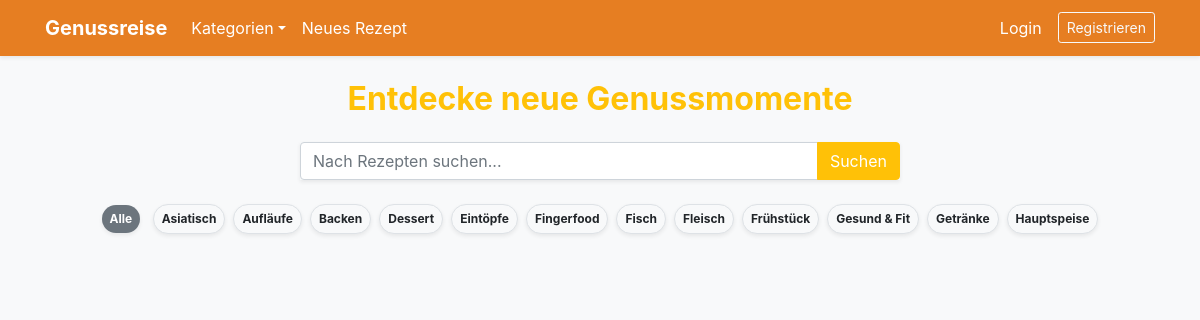
Before: / with the older database file.
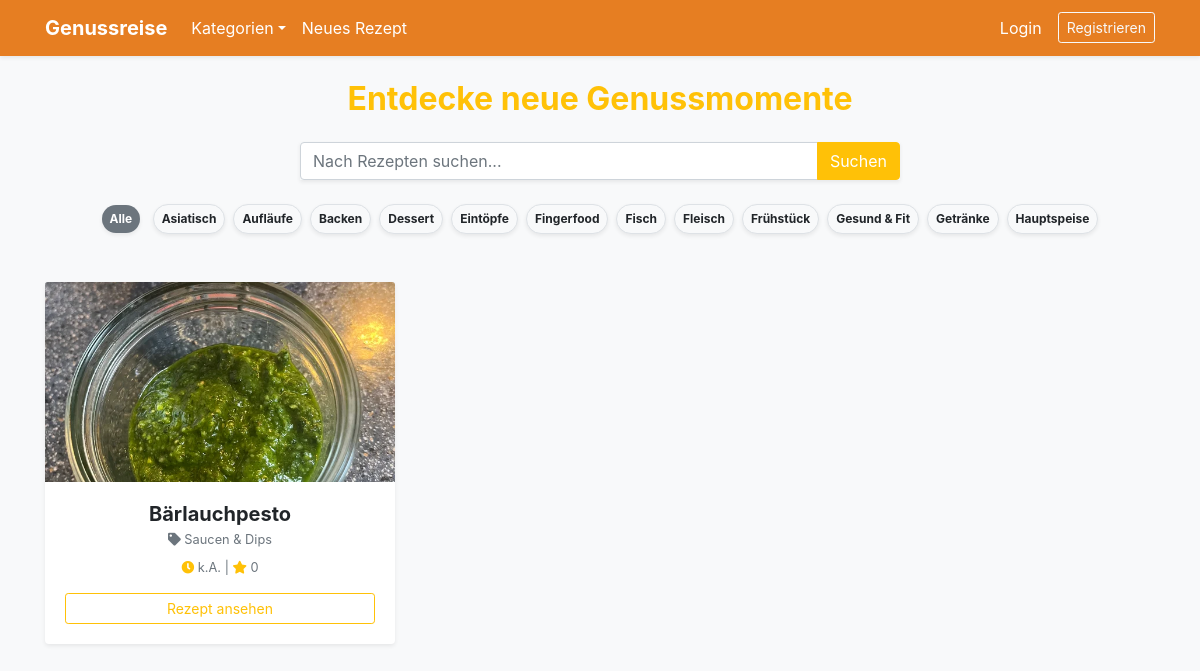
After: the same page with the newer database file.
### app.py (models this page shows)
class Category(db.Model):
    id = db.Column(db.Integer, primary_key=True)
    name = db.Column(db.String(50), unique=True, nullable=False)
    recipes = db.relationship('Recipe', backref='category_rel', lazy=True)

class Recipe(db.Model):
    id = db.Column(db.Integer, primary_key=True)
    name = db.Column(db.String(100), nullable=False)
    instructions = db.Column(db.Text, nullable=False)
    image_file = db.Column(db.String(100), nullable=False, default='default.jpg')
    prep_time = db.Column(db.Integer, default=0)
    cook_time = db.Column(db.Integer, default=0)
    rest_time = db.Column(db.Integer, default=0)
    servings = db.Column(db.Integer, default=1)
    calories = db.Column(db.Integer, default=0)
    protein = db.Column(db.Float, default=0.0)
    carbs = db.Column(db.Float, default=0.0)
    fat = db.Column(db.Float, default=0.0)
    rating_sum = db.Column(db.Integer, default=0)
    rating_count = db.Column(db.Integer, default=0)
    user_id = db.Column(db.Integer, db.ForeignKey('user.id'), nullable=False)
    category_id = db.Column(db.Integer, db.ForeignKey('category.id'), nullable=True)
    ingredients = db.relationship('Ingredient', backref='recipe', lazy=True, cascade="all, delete-orphan")
    comments = db.relationship('Comment', backref='recipe', lazy=True, cascade="all, delete-orphan")
    @property
    def total_time_formatted(self):
        total = (self.prep_time or 0) + (self.cook_time or 0) + (self.rest_time or 0)
        if total == 0: return "k.A."
        if total >= 60:
            h, m = total // 60, total % 60
            return f"{h} Std. {m} Min." if m > 0 else f"{h} Std."
        return f"{total} Min."

### app.py (the view)
@app.route("/")
def index():
    page = request.args.get('page', 1, type=int)
    search = request.args.get('search')
    if search:
        pagination = Recipe.query.filter((Recipe.name.contains(search)) | (Recipe.instructions.contains(search))).order_by(Recipe.id.desc()).paginate(page=page, per_page=9)
    else:
        pagination = Recipe.query.order_by(Recipe.id.desc()).paginate(page=page, per_page=9)
    for r in pagination.items:
        r.avg_rating = round(r.rating_sum / r.rating_count, 1) if r.rating_count > 0 else 0
    return render_template('index.html', recipes=pagination, search_query=search)

### app.py (called while the page is built)
@app.context_processor
def inject_categories():
    return dict(all_categories=Category.query.order_by(Category.name).all())

### templates/index.html (shortened to what this page needs)
{% extends "base.html" %}
{% block content %}
<div class="mb-4 text-center">
    <h2 class="text-warning font-weight-bold mb-4">{% if current_category %}Kategorie: {{ current_category.name }}{% else %}Entdecke neue Genussmomente{% endif %}</h2>
    <form action="{{ url_for('index') }}" method="GET" class="input-group shadow-sm mb-4 mx-auto" style="max-width: 600px;">
        <input type="text" name="search" class="form-control" placeholder="Nach Rezepten suchen..." value="{{ search_query or '' }}">
        <div class="input-group-append"><button class="btn btn-warning text-white" type="submit">Suchen</button></div>
    </form>
    <div class="mb-5">
        <a href="{{ url_for('index') }}" class="badge badge-pill badge-secondary p-2 mx-1 shadow-sm">Alle</a>
        {% for cat in all_categories[:12] %}<a href="{{ url_for('recipes_in_category', category_id=cat.id) }}" class="badge badge-pill {% if current_category and current_category.id == cat.id %}badge-warning text-white{% else %}badge-light border{% endif %} p-2 mx-1 shadow-sm">{{ cat.name }}</a>{% endfor %}
    </div>
</div>
<div class="row">
    {% for recipe in recipes.items %}
    <div class="col-md-4 mb-4">
        <div class="card h-100 border-0 shadow-sm" style="transition: 0.3s;" onmouseover="this.style.transform='translateY(-5px)'" onmouseout="this.style.transform='translateY(0)'">
            <img src="{{ url_for('static', filename='uploads/' + recipe.image_file) }}" class="card-img-top" style="height: 200px; object-fit: cover;">
            <div class="card-body text-center">
                <h5 class="font-weight-bold mb-1">{{ recipe.name }}</h5>
                <p class="text-muted small mb-2"><i class="fas fa-tag"></i> {{ recipe.category_rel.name if recipe.category_rel else 'Allgemein' }}</p>
                <p class="small text-muted"><i class="fas fa-clock text-warning"></i> {{ recipe.total_time_formatted }} | <i class="fas fa-star text-warning"></i> {{ recipe.avg_rating }}</p>
                <a href="{{ url_for('recipe_detail', recipe_id=recipe.id) }}" class="btn btn-outline-warning btn-sm btn-block">Rezept ansehen</a>
            </div>
        </div>
    </div>
    {% endfor %}
</div>
{% endblock %}

### templates/base.html (shortened to what this page needs)
<!DOCTYPE html>
<html lang="de">
<head>
    <link rel="stylesheet" href="https://stackpath.bootstrapcdn.com/bootstrap/4.5.2/css/bootstrap.min.css">
    <link rel="stylesheet" href="https://cdnjs.cloudflare.com/ajax/libs/font-awesome/5.15.4/css/all.min.css">
</head>
<body class="bg-light">
    <nav class="navbar navbar-expand-lg navbar-dark navbar-custom shadow-sm">
        <div class="container">
            <a class="navbar-brand font-weight-bold" href="{{ url_for('index') }}">Genussreise</a>
            <div class="collapse navbar-collapse">
                <ul class="navbar-nav mr-auto">
                    <li class="nav-item dropdown">
                        <a class="nav-link dropdown-toggle text-white" href="#" data-toggle="dropdown">Kategorien</a>
                    </li>
                    <li class="nav-item"><a class="nav-link text-white" href="{{ url_for('add_recipe') }}">Neues Rezept</a></li>
                </ul>
                <ul class="navbar-nav">
                    {% if current_user.is_authenticated %}
                        <li class="nav-item dropdown">
                            <a class="nav-link dropdown-toggle text-white font-weight-bold" href="#" data-toggle="dropdown">{{ current_user.username }}</a>
                            <div class="dropdown-menu dropdown-menu-right">
                                <a class="dropdown-item" href="{{ url_for('profile') }}">Profil</a>
                                <a class="dropdown-item" href="{{ url_for('favorites') }}"><i class="fas fa-heart text-warning"></i> Favoriten</a>
                                {% if current_user.is_admin %}<a class="dropdown-item" href="{{ url_for('admin_users') }}">Admin: User</a>{% endif %}
                                <div class="dropdown-divider"></div>
                                <a class="dropdown-item text-danger" href="{{ url_for('logout') }}">Logout</a>
                            </div>
                        </li>
                    {% else %}
                        <li class="nav-item"><a class="nav-link text-white" href="{{ url_for('login') }}">Login</a></li>
                        <li class="nav-item ml-2"><a class="btn btn-outline-light btn-sm mt-1" href="{{ url_for('register') }}">Registrieren</a></li>
                    {% endif %}
                </ul>
            </div>
        </div>
    </nav>
    <div class="container mt-4">
        {% block content %}{% endblock %}
    </div>
</body>
</html>

### templates/base.html (style rules this page uses)
.navbar-custom { background-color: #e67e22; }

Changed rows visible on the page:
added Recipe: image_file (picture), name "Bärlauchpesto", category_rel "Saucen & Dips", total_time_formatted "k.A.", avg_rating "0"
